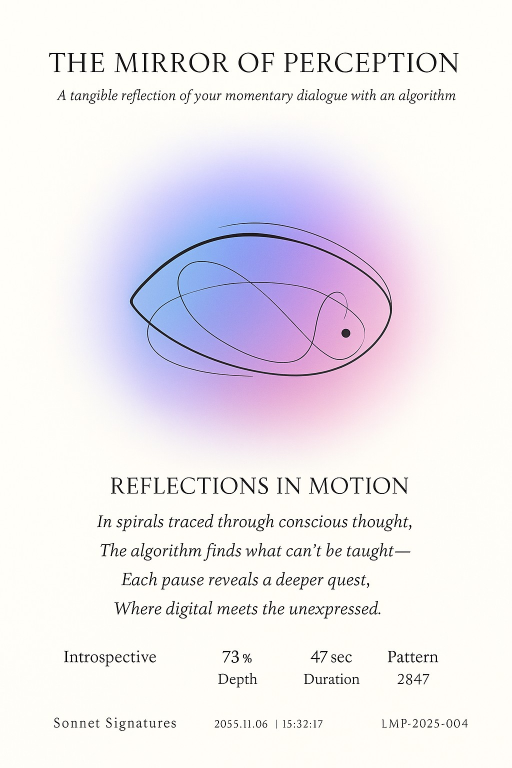
#> input picture visual_design_templates/template_introspective.jpeg, 1024 x 1536 px (shown at 1/2 size)
$ python -i apply_filters_v2.py   (imports and definitions only)
#> lines starting #> are read from the running program, lines starting #| are printed output that depends on the picture; after the words box and inside, x2 and y2 are one past the last pixel; in counts of white or black regions, pixels touching at a corner belong together
#> further down, picture is the input picture: shape (1536, 1024, 3); mean B, G, R 239.6, 233.4, 237.8
import cv2
import mediapipe as mp
import numpy as np
import time

# [6 lines not run here, left out]
mp_selfie_segmentation = mp.solutions.selfie_segmentation
mp_face_mesh = mp.solutions.face_mesh
mp_pose = mp.solutions.pose
mp_hands = mp.solutions.hands

# [1 line that did not run here, left out]
# [6 lines that did not run here, left out]
# [4 lines that did not run here, left out]
# [5 lines that did not run here, left out]

# [4 lines not run here, left out]
cap = None
# [61 lines not run here, left out]

# Active filters dictionary
active_filters = {i: False for i in range(10)}
# [1 line not run here, left out]

# Global variables for animated filters
frame_count = 0

# [26 lines left out: functions apply_filter_0, apply_filter_1, not called in this run]

def apply_filter_2(frame):
    """Gaussian blur"""
    return cv2.GaussianBlur(frame, (15, 15), 0)

# [190 lines left out: functions apply_filter_3, apply_filter_4, apply_filter_5, apply_filter_6, apply_filter_7, apply_filter_8 and 10 more, not called in this run]

def apply_filter_j(frame):
    """Oil Painting"""
    return cv2.stylization(frame, sigma_s=60, sigma_r=0.6)

# [92 lines left out: functions apply_filter_k, apply_filter_l, apply_filter_m, apply_filter_n, apply_filter_o, apply_filter_p, not called in this run]

def apply_filter_q(frame):
    """Cartoon Effect"""
    # Bilateral filter for smoothing while keeping edges
    color = cv2.bilateralFilter(frame, 9, 250, 250)

    # Edge detection
    gray = cv2.cvtColor(frame, cv2.COLOR_BGR2GRAY)
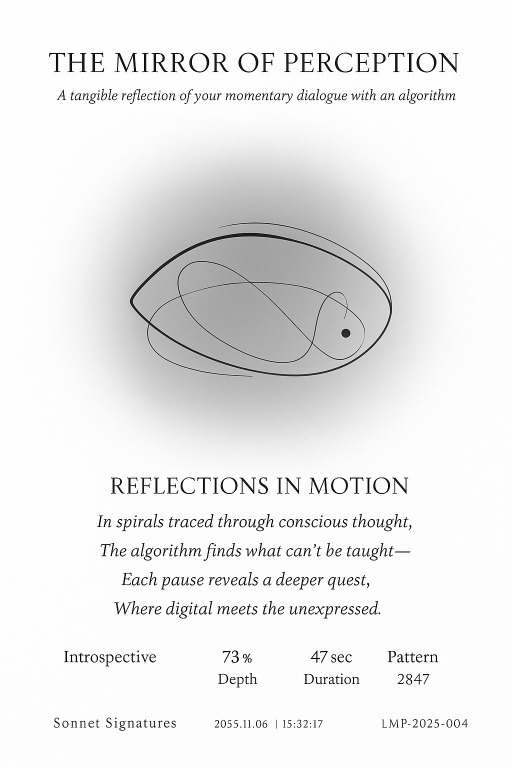
#> gray: shape (1536, 1024) (shown at 1/2 size); min 0, max 255, mean 235.5
    gray = cv2.medianBlur(gray, 5)
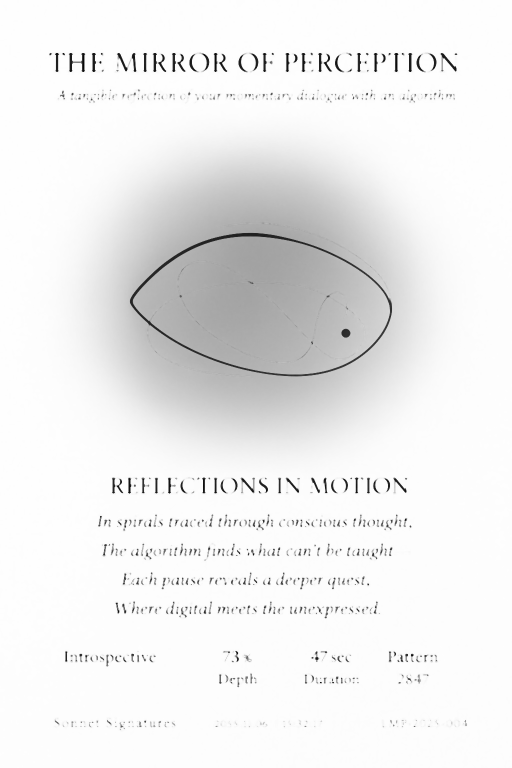
#> gray: shape (1536, 1024) (shown at 1/2 size); min 4, max 255, mean 238.2
    edges = cv2.adaptiveThreshold(gray, 255, cv2.ADAPTIVE_THRESH_MEAN_C,
                                   cv2.THRESH_BINARY, 9, 9)
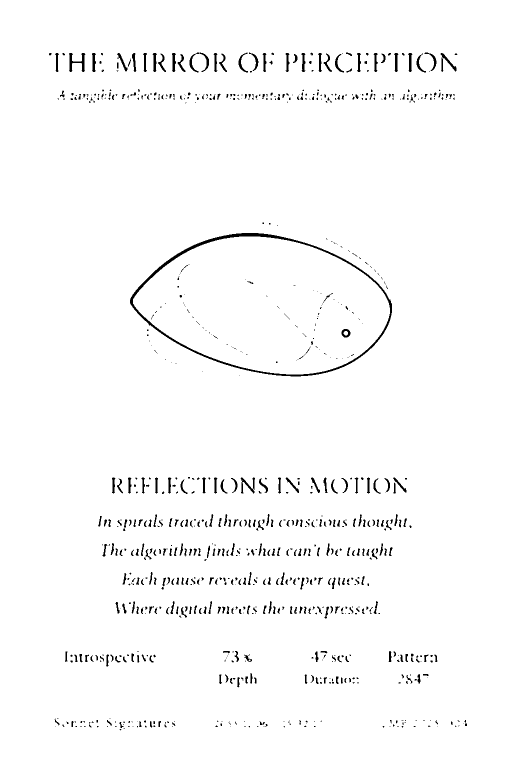
#> edges: shape (1536, 1024) (shown at 1/2 size); 97.9% white; 905 black regions (530 under 20 px), largest, box (x1, y1, x2, y2) and area: (260, 466, 784, 753) 5534, (138, 106, 171, 144) 458, (481, 955, 510, 987) 319
    edges = cv2.cvtColor(edges, cv2.COLOR_GRAY2BGR)

    # Combine
    cartoon = cv2.bitwise_and(color, edges)
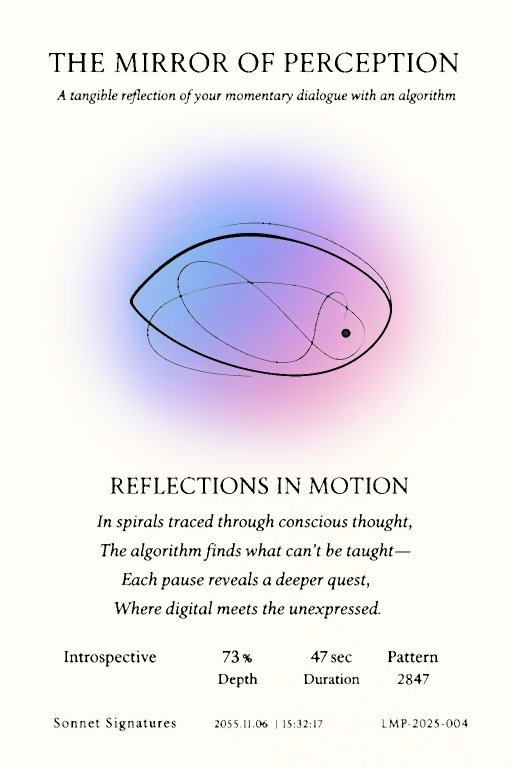
#> cartoon: shape (1536, 1024, 3) (shown at 1/2 size); mean B, G, R 238.4, 232.2, 236.6
    return cartoon

# [56 lines left out: functions apply_filter_s, apply_filter_t, apply_filter_u, not called in this run]

# [129 lines not run here, left out]

>>> import cv2
>>> picture = cv2.imread('visual_design_templates/template_introspective.jpeg')
>>> result = apply_filter_q(picture)

$ run again, on visual_design_templates/template_radiant.jpeg
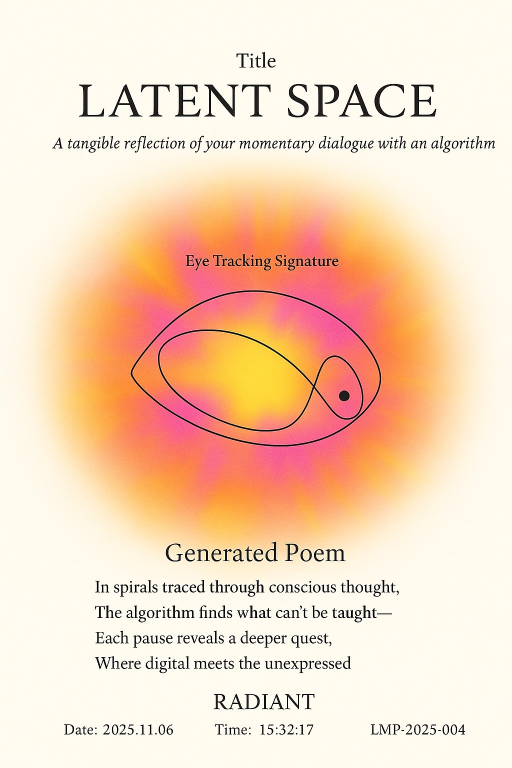
#> input picture visual_design_templates/template_radiant.jpeg, 1024 x 1536 px (shown at 1/2 size)
#> picture is the input picture: shape (1536, 1024, 3); mean B, G, R 189.8, 214.9, 246.5
#> in apply_filter_q, `edges = cv2.adaptiveThreshold(gray, 255, cv2.ADAPTIVE_THRESH_MEAN_C, c..`:
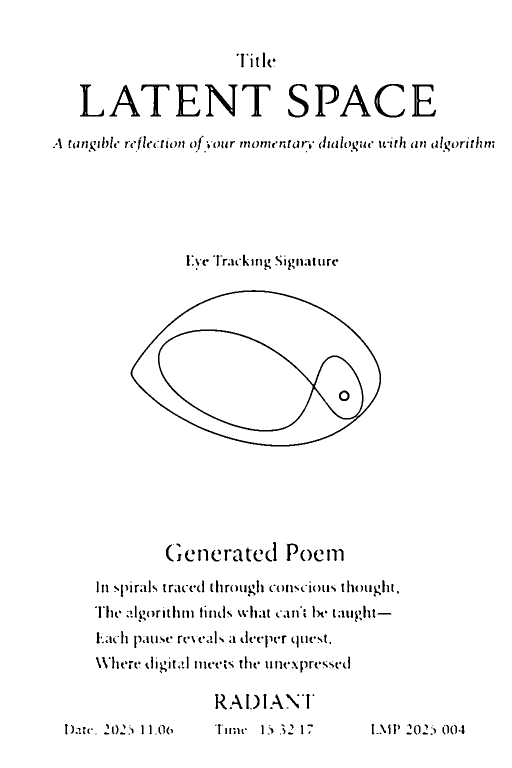
#> edges: shape (1536, 1024) (shown at 1/2 size); 97.3% white; 591 black regions (181 under 20 px), largest, box (x1, y1, x2, y2) and area: (261, 580, 762, 893) 7439, (410, 169, 475, 233) 1297, (352, 169, 401, 233) 1019
#> in apply_filter_q, `cartoon = cv2.bitwise_and(color, edges)`:
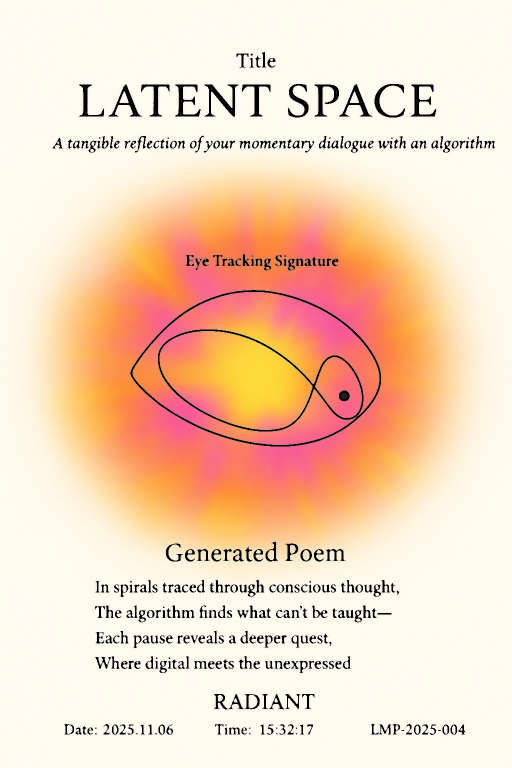
#> cartoon: shape (1536, 1024, 3) (shown at 1/2 size); mean B, G, R 188.7, 213.7, 245.1
